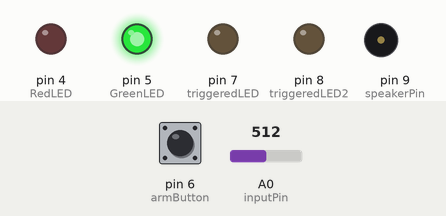
The sketch below on a simulated Arduino Uno, built with avr-gcc and run on an emulated ATmega328P. Shown: output pins drawn as LEDs (lit = HIGH), buzzer (waves = sounding). The inputs (shaded band) are chosen by the test bench; at power-on: pin 6 (armButton) LOW, A0 (inputPin) = 512.

Above: at 3.5 s.
3.6 s: pin 6 (armButton) pulled HIGH for 0.15 s
At 3.93 s:
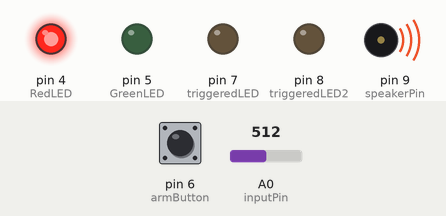
At 5.0 s:
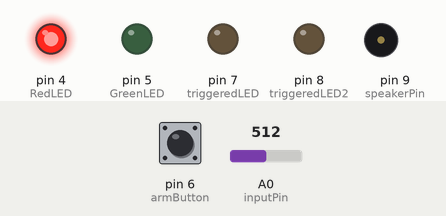
5.5 s: A0 (inputPin) set to 470
7.0 s: A0 (inputPin) set to 448
Timing chart, 0 to 7.3 s (numbered marks = the images above; inputs shaded):
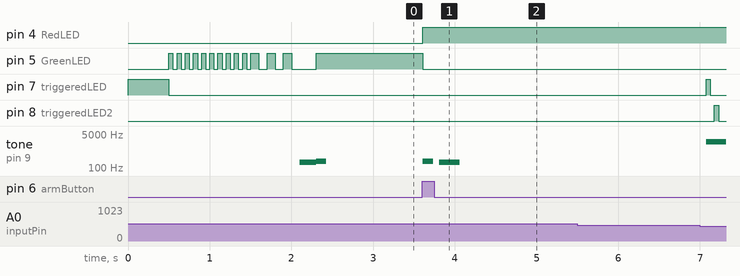

Measured:
- after the input at 3.6 s, pin 4 (RedLED): LOW → HIGH at once; pin 5 (GreenLED): HIGH → LOW at once; tone on pin 9 (speakerPin): silent → 220 Hz at once, → silent 0.13 s later, → 196 Hz 0.08 s later, → silent 0.25 s later

The sketch:

Laser_Project.ino
```cpp
const int triggeredLED = 7;
const int triggeredLED2 = 8;
const int RedLED = 4;
const int GreenLED = 5;
const int inputPin = A0;
const int speakerPin = 9;
const int armButton = 6;
//const int laserPin = 10;

boolean isArmed = true;
boolean isTriggered = false;
int buttonVal = 0;
int prev_buttonVal = 0;
int reading = 0;
int threshold = 0;


const int lowrange = 2000;
const int highrange = 4000;

void setup(){

  pinMode(triggeredLED, OUTPUT);
  pinMode(triggeredLED2, OUTPUT);
  pinMode(RedLED, OUTPUT);
  pinMode(GreenLED, OUTPUT);
  pinMode(armButton, INPUT);
 // pinMode(laserPin, OUTPUT);
  digitalWrite(triggeredLED, HIGH);
  delay(500);
  digitalWrite(triggeredLED, LOW);

   calibrate();
   setArmedState();
}

void loop(){


  reading = analogRead(inputPin);
 // digitalWrite(laserPin, HIGH);

  int buttonVal = digitalRead(armButton);
  if ((buttonVal == HIGH) && (prev_buttonVal == LOW)){
    setArmedState();
    delay(500);
  }

  if ((isArmed) && (reading < threshold)){
    isTriggered = true;}

  if (isTriggered){

     for (int i = lowrange; i <= highrange; i++)
    {
      tone (speakerPin, i, 250);
    }

    for (int i = highrange; i >= lowrange; i--)
    {
      tone (speakerPin, i, 250);
    }


    digitalWrite(triggeredLED, HIGH);
    delay(50);
    digitalWrite(triggeredLED, LOW);
    delay (50);
    digitalWrite(triggeredLED2, HIGH);
    delay (50);
    digitalWrite(triggeredLED2, LOW);
    delay (50);
    }

  delay(20);
}

void setArmedState(){

  if (isArmed){
    digitalWrite(GreenLED, HIGH);
    digitalWrite(RedLED, LOW);
    isTriggered = false;
    isArmed = false;
  } else {
    digitalWrite(GreenLED, LOW);
    digitalWrite(RedLED, HIGH);
    tone(speakerPin, 220, 125);
    delay(200);
    tone(speakerPin, 196, 250);
    isArmed = true;
  }
}

void calibrate(){

  int sample = 0;
  int baseline = 0;
  const int min_diff = 200;
  const int sensitivity = 50;
  int success_count = 0;

  digitalWrite(RedLED, LOW);
  digitalWrite(GreenLED, LOW);

  for (int i=0; i<10; i++){
    sample += analogRead(inputPin);
    digitalWrite(GreenLED, HIGH);
    delay (50);
    digitalWrite(GreenLED, LOW);
    delay (50);
  }

  do
  {
    sample = analogRead(inputPin);

    if (sample > baseline + min_diff){
      success_count++;
      threshold += sample;

      digitalWrite(GreenLED, HIGH);
      delay (100);
      digitalWrite(GreenLED, LOW);
      delay (100);
    } else {
      success_count = 0;
      threshold = 0;
    }

  } while (success_count < 3);

  threshold = (threshold/3) - sensitivity;

  tone(speakerPin, 196, 250);
  delay(200);
  tone(speakerPin, 220, 125);
}
```
